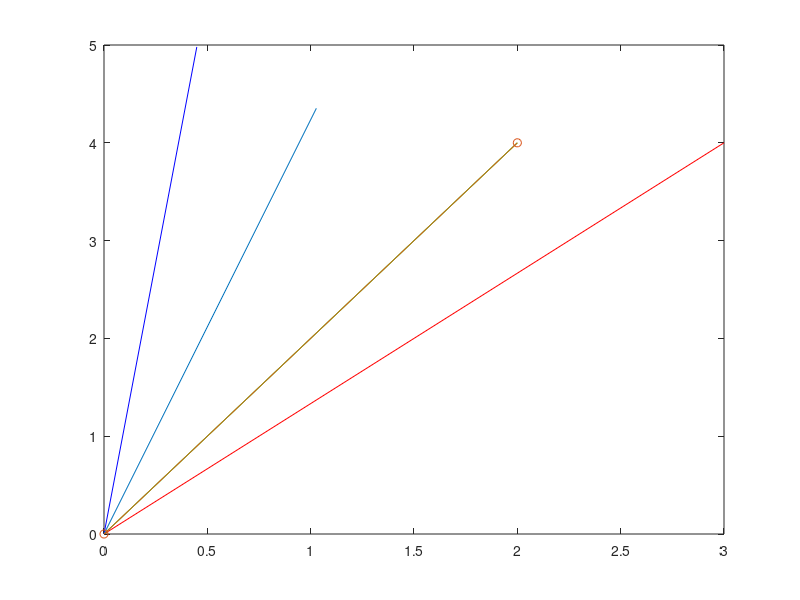

Write MATLAB code to recreate this figure.
x_component = 3;
y_component = 4;
start_point = [0, 0];
end_point = [x_component, y_component];

v = [x_component, y_component];
%plotting vector
plot([start_point(1),v(1)], [start_point(2), v(2)],'r');
hold on;

%multiplying vector with G matrix
G = [2 -1; 0 1];

result = G*v';
%plotting result 
plot([start_point(1),result(1)], [start_point(2), result(2)],'g');
hold on;

% calculate svd
[U,S,V] = svd(G);

Vt = V'*v';
plot([start_point(1),Vt(1)], [start_point(2), Vt(2)],'b');
St = S*Vt;
plot([start_point(1),St(1)], [start_point(2), St(2)]);
Ut = U*St;
plot([start_point(1),Ut(1)], [start_point(2), Ut(2)],'-o');



